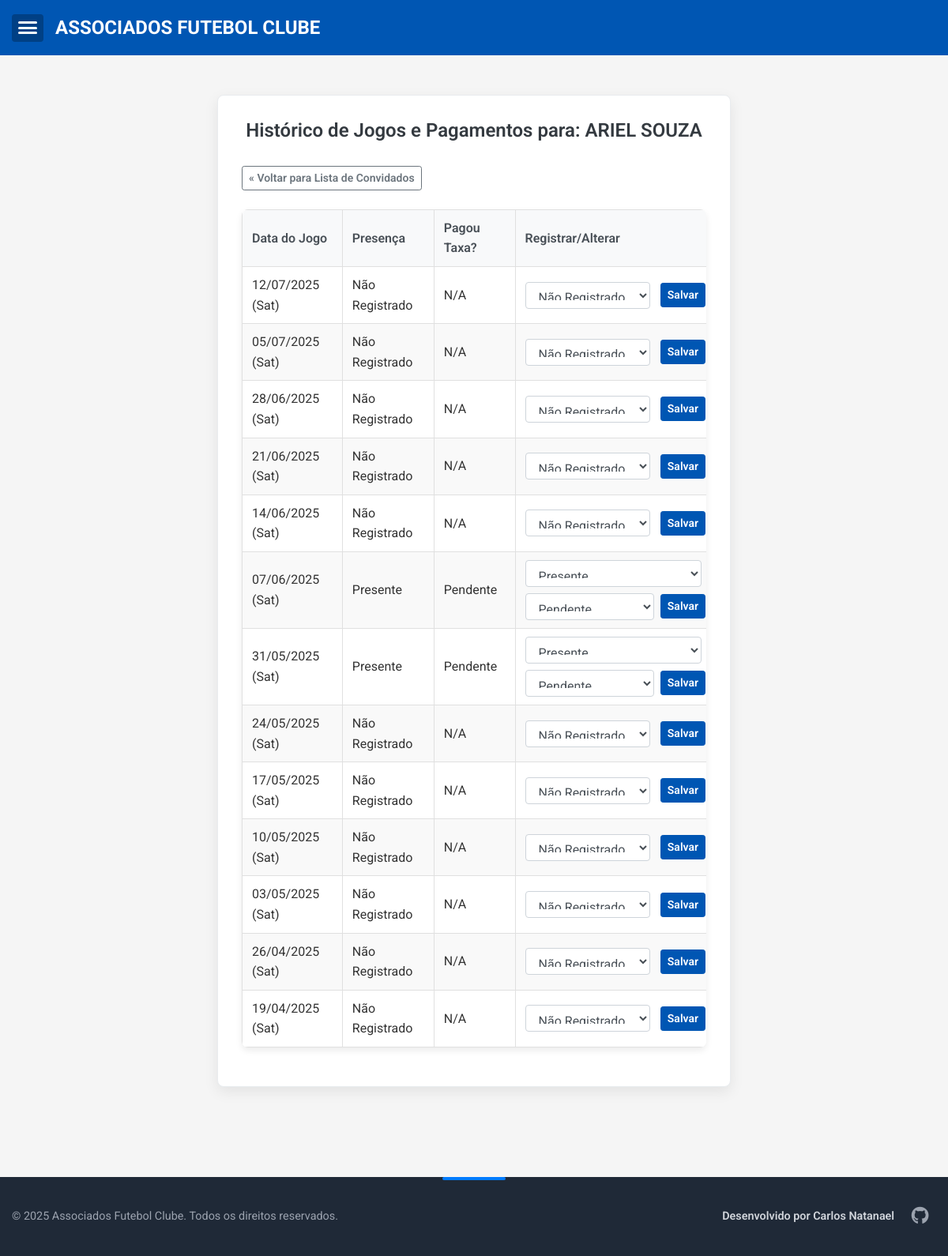
The app's page /convidados/historico/2 (signed in), older data.
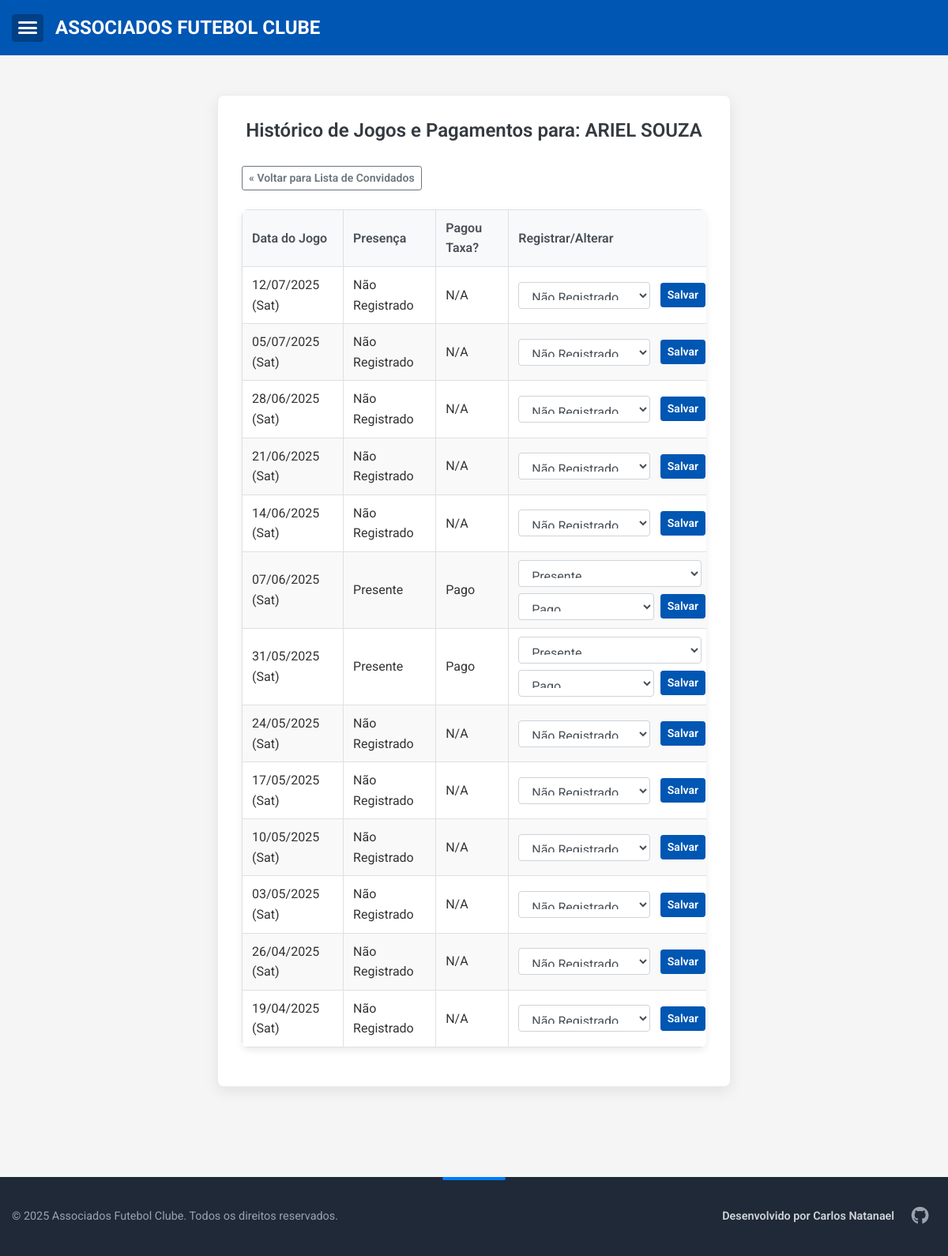
The same page, newer data.
### app.py (models this page shows)
class Convidado(db.Model):
    id = db.Column(db.Integer, primary_key=True)
    nome = db.Column(db.String(100), nullable=False)
    presencas = db.relationship('Presenca', backref='convidado', lazy=True, cascade="all, delete-orphan")

class Presenca(db.Model):
    id = db.Column(db.Integer, primary_key=True)
    convidado_id = db.Column(db.Integer, db.ForeignKey('convidado.id'))
    data = db.Column(db.Date)
    status = db.Column(db.String(20))
    pagamento_jogo = db.Column(db.String(20), default='Pendente', nullable=True)

### app.py (the view)
@app.route('/convidados/historico/<int:convidado_id>', methods=['GET'])
@login_required
def historico_jogos_convidado(convidado_id):
    convidado = Convidado.query.get_or_404(convidado_id)
    datas_jogos_display = []
    hoje = date.today()
    dia_semana_hoje = hoje.weekday() # Segunda=0, Domingo=6
    if dia_semana_hoje <= 5: # Se hoje é Sábado ou antes
        sabado_desta_semana = hoje + relativedelta(days=(5 - dia_semana_hoje))
    else: # Se hoje é Domingo
        sabado_desta_semana = hoje + relativedelta(days=(5 - dia_semana_hoje + 7))
    for i in range(8, 0, -1): # 8 sábados passados
        datas_jogos_display.append(sabado_desta_semana - relativedelta(weeks=i))
    for i in range(0, 5): # Sábado atual/próximo e os 4 seguintes (total de 5)
        datas_jogos_display.append(sabado_desta_semana + relativedelta(weeks=i))
    datas_jogos_display = sorted(list(set(datas_jogos_display)), reverse=True)
    presencas_do_convidado_dict = {p.data: p for p in Presenca.query.filter_by(convidado_id=convidado.id).all()}
    historico_para_template = []
    for data_jogo in datas_jogos_display:
        presenca_obj = presencas_do_convidado_dict.get(data_jogo)
        status_presenca_atual = presenca_obj.status if presenca_obj else 'Não Registrado'
        pagamento_jogo_atual = '-'
        if presenca_obj and presenca_obj.status == 'Presente':
            pagamento_jogo_atual = presenca_obj.pagamento_jogo
        elif not presenca_obj or presenca_obj.status == 'Faltou':
            pagamento_jogo_atual = 'N/A'
        historico_para_template.append({
            'data_obj': data_jogo,
            'data_display': data_jogo.strftime('%d/%m/%Y (%a)'), # Ex: 08/06/2024 (Sáb)
            'data_for_input': data_jogo.strftime('%d/%m/%Y'),   # Formato para o input hidden do formulário
            'status_presenca': status_presenca_atual,
            'pagamento_jogo': pagamento_jogo_atual
        })
    return render_template(
        'historico_jogos_convidado.html',
        convidado=convidado,
        historico_jogos=historico_para_template
    )

### app.py (called while the page is built)
@event.listens_for(Engine, "connect")
def set_sqlite_timeout(dbapi_connection, connection_record):
    cursor = dbapi_connection.cursor()
    try:
        cursor.execute("PRAGMA busy_timeout = 5000") # Timeout de 5 segundos (5000 ms)
        cursor.close()
        print("DEBUG: SQLite busy_timeout configurado para 5000ms.")
    except Exception as e:
        print(f"DEBUG: Erro ao configurar SQLite busy_timeout: {e}")

@login_manager.user_loader
def load_user(user_id):
    return User.query.get(int(user_id))

### templates/historico_jogos_convidado.html (shortened to what this page needs)
{% extends "base.html" %}
{% block content %}
<div class="form-container">
    <h2>Histórico de Jogos e Pagamentos para: {{ convidado.nome }}</h2>
    <p><a href="{{ url_for('lista_convidados_para_historico_jogos') }}" class="btn btn-sm btn-outline-secondary">&laquo; Voltar para Lista de Convidados</a></p>
    <div class="table-responsive">
        <table>
            <thead>
                <tr>
                    <th>Data do Jogo</th>
                    <th>Presença</th>
                    <th>Pagou Taxa?</th>
                    {% if current_user.is_authenticated %}
                    <th>Registrar/Alterar</th>
                    {% endif %}
                </tr>
            </thead>
            <tbody>
                {% for item_jogo in historico_jogos %}
                <tr>
                    <td>{{ item_jogo.data_display }}</td>
                    <td>{{ item_jogo.status_presenca }}</td>
                    <td>{{ item_jogo.pagamento_jogo }}</td>
                    {% if current_user.is_authenticated %}
                    <td>
                        {% set form_id_suffix = convidado.id ~ "_" ~ item_jogo.data_obj.strftime('%Y%m%d') %}
                        <form action="{{ url_for('registrar_presenca', convidado_id=convidado.id) }}" method="post" class="payment-form-inline" id="form_presenca_{{ form_id_suffix }}">
                            <select name="status" id="status_presenca_{{ form_id_suffix }}" class="form-control form-control-sm select-status-presenca" onchange="toggleConvidadoPagamentoField('{{ form_id_suffix }}')">
                                <option value="Não Registrado" {% if item_jogo.status_presenca == 'Não Registrado' %}selected{% endif %}>Não Registrado</option>
                                <option value="Presente" {% if item_jogo.status_presenca == 'Presente' %}selected{% endif %}>Presente</option>
                            </select>
                            <div class="pagamento-jogo-wrapper" id="convidado_pagamento_jogo_div_{{ form_id_suffix }}" style="display: {% if item_jogo.status_presenca == 'Presente' %}inline-block{% else %}none{% endif %};">
                                <select name="pagamento_jogo_status" id="pagamento_jogo_status_{{ form_id_suffix }}" class="form-control form-control-sm">
                                    <option value="Pendente" {% if item_jogo.pagamento_jogo == 'Pendente' or item_jogo.status_presenca != 'Presente' %}selected{% endif %}>Pendente</option>
                                    <option value="Pago" {% if item_jogo.pagamento_jogo == 'Pago' %}selected{% endif %}>Pago</option>
                                </select>
                            </div>
                            <button type="submit" class="btn btn-sm btn-primary btn-update-payment">Salvar</button>
                        </form>
                    </td>
                    {% endif %}
                </tr>
                {% else %}
                <tr>
                    <td colspan="{% if current_user.is_authenticated %}4{% else %}3{% endif %}">Nenhum jogo neste range para exibir ou registrar.</td>
                </tr>
                {% endfor %}
            </tbody>
        </table>
    </div>
</div>
{% endblock %}

### templates/base.html (shortened to what this page needs)
<!DOCTYPE html>
<html lang="pt-br">
<head>
    <link rel="stylesheet" href="https://cdnjs.cloudflare.com/ajax/libs/font-awesome/5.15.4/css/all.min.css">
    <link rel="stylesheet" href="{{ url_for('static', filename='style.css') }}">
</head>
<body>
    <header>
        <div class="container header-content">
            <button id="menuToggleButton" aria-label="Abrir menu" aria-expanded="false">
                <span class="hamburger-line"></span>
                <span class="hamburger-line"></span>
                <span class="hamburger-line"></span>
            </button>
            <h2>ASSOCIADOS FUTEBOL CLUBE</h2>
        </div>
    </header>
    <main class="container">
        {% block content %}{% endblock %}
    </main>
    <footer class="site-footer">
        <div class="container footer-content">
            <p class="copyright">&copy; 2025 Associados Futebol Clube. Todos os direitos reservados.</p>
            <div class="developer-credit">
                <span>Desenvolvido por Carlos Natanael</span>
                <div class="social-icons">
                    <a href="https://github.com/CarlosNatanael" target="_blank" rel="noopener noreferrer" title="GitHub">
                        <i class="fab fa-github"></i>
                    </a>
                </div>
            </div>
        </div>
    </footer>
</body>
</html>

### templates/historico_jogos_convidado.html (style rules this page uses)
.payment-form-inline .select-status-presenca, .payment-form-inline .pagamento-jogo-wrapper select { min-width: 110px; margin-right: 5px; }
.pagamento-jogo-wrapper { display: inline-block; }

Row changes from the older to the newer data that the page shows:
no longer on this page (row edited): Presenca: data_display "07/06/2025 (Sat)", status_presenca "Presente", pagamento_jogo "Pendente", status "Presente", pagamento_jogo_status "Pendente"
changed Presenca (number 1 of 2 on the later page): data_display "31/05/2025 (Sat)" → "07/06/2025 (Sat)"; pagamento_jogo "Pendente" → "Pago"; pagamento_jogo_status "Pendente" → "Pago"
now on this page (row edited): Presenca: data_display "31/05/2025 (Sat)", status_presenca "Presente", pagamento_jogo "Pago", status "Presente", pagamento_jogo_status "Pago"
